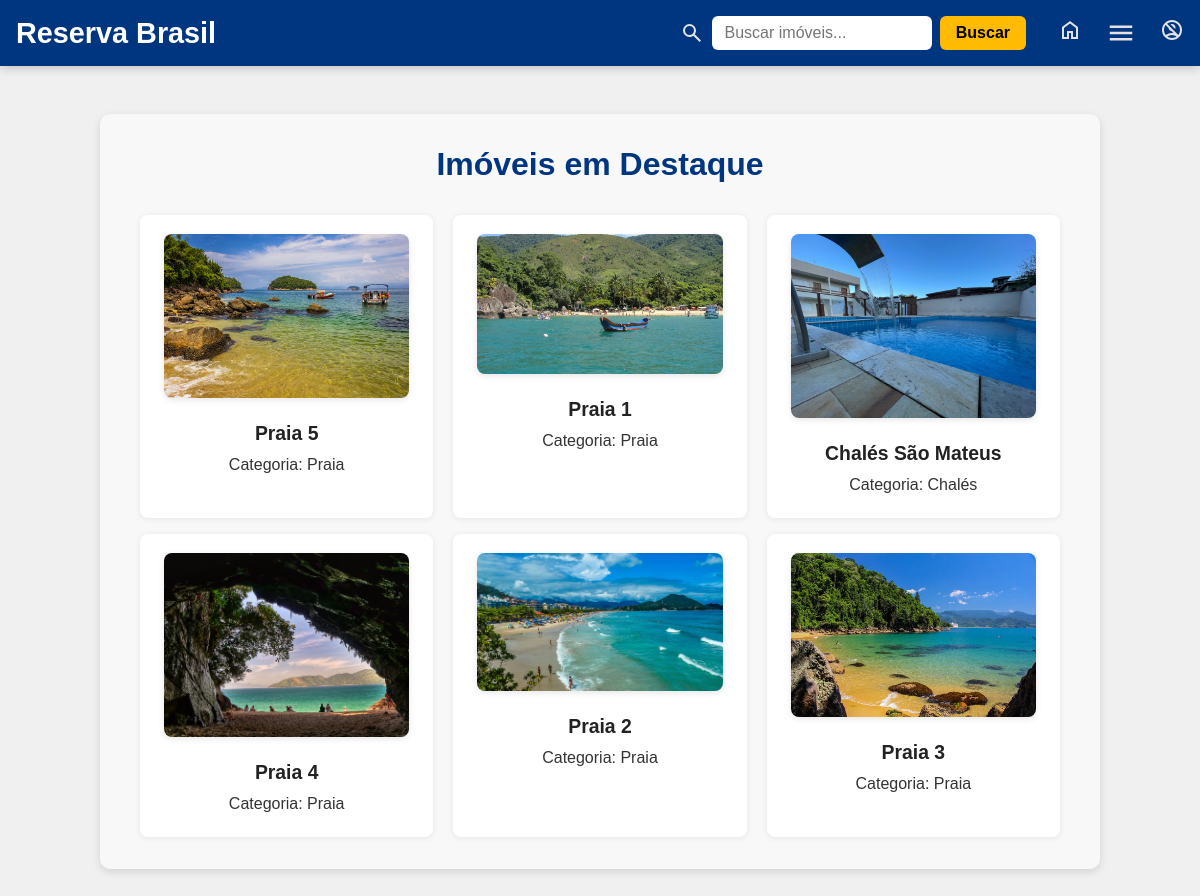
The page / on the database its author committed.
### core/models.py (models this page shows, shortened)
class Property(models.Model):
    owner = models.ForeignKey(
        User,
        on_delete=models.CASCADE,
        null=True,
        blank=True,
        related_name="properties"
    )
    image = models.ImageField(null=True, blank=True)
    name = models.CharField(max_length=200)
    id_property = models.AutoField(primary_key=True)
    price = models.DecimalField(max_digits=10, decimal_places=2, null=True, blank=True)
    rate = models.DecimalField(max_digits=10, decimal_places=2, null=True, blank=True)
    active = models.BooleanField(default=True)
    category = models.ForeignKey(Category, null=True, blank=True, on_delete=models.SET_NULL)
    typeProperty = models.ForeignKey(Type, null=True, blank=True, on_delete=models.SET_NULL)
    description = models.TextField(max_length=800, null=True, blank=True)

class Category(models.Model):
    name = models.CharField(max_length=200)

### core/views.py (the view)
# urls.py: path('', homepage, name='homepage'),
def homepage(request):
    properties = list(Property.objects.filter(active=True))
    random.shuffle(properties)
    propertyResults = properties[::]
    return render(request, 'homepage.html', {'propertyResults': propertyResults})

### core/templates/homepage.html (shortened to what this page needs)
{% load static %}
<!DOCTYPE html>
<html lang="pt-br">
    <head>
        <link rel="stylesheet" href="{% static 'css/homepage.css' %}" />
    </head>
    <body>
        {% include 'base.html' %}
        <div class="results-container">
            <h2>Imóveis em Destaque</h2>
            {% if propertyResults %}
            <ul class="property-list">
                {% for property in propertyResults %}
                <li class="property-item">
                    {% if property.image %}
                    <img
                        src="{{ property.image.url }}"
                        alt="{{ property.name }}"
                        class="property-image"
                    />
                    {% endif %}
                    <a href="{% url 'propertyDetail' property.id_property %}"
                        >{{ property.name }}</a
                    >
                    {% if property.category %}
                    <p>Categoria: {{ property.category.name }}</p>
                    {% endif %}
                </li>
                {% endfor %}
            </ul>
            {% else %}
            <p class="no-result">Nenhum imóvel encontrado.</p>
            {% endif %}
        </div>
    </body>
</html>

### core/static/css/homepage.css (style rules this page uses)
.results-container { max-width: 1000px; margin: 3rem auto; padding: 2rem 2.5rem; background-color: #f8f8f8; border-radius: 10px; box-shadow: 0 3px 8px rgba(0, 0, 0, 0.12); text-align: center; font-family: Arial, sans-serif; }
.results-container h2 { margin-bottom: 2rem; font-size: 2rem; color: #003580; }
.property-list { list-style: none; padding: 0; margin: 0; display: grid; grid-template-columns: repeat(auto-fit, minmax(280px, 1fr)); gap: 16px 20px; text-align: left; }
.property-item { padding: 1.2rem 1.5rem; background-color: white; border-radius: 8px; margin-bottom: 0; box-shadow: 0 1px 6px rgba(0, 0, 0, 0.08); font-size: 1.1rem; display: flex; flex-direction: column; align-items: center; }
.property-image { width: 100%; max-width: 300px; height: auto; object-fit: cover; border-radius: 8px; margin: 0 auto 1.5rem auto; display: block; box-shadow: 0 2px 6px rgba(0, 0, 0, 0.1); }
.property-item a { text-decoration: none; color: #222; font-size: 1.1em; font-weight: 600; display: inline-block; margin-bottom: 6px; transition: color 0.3s ease; text-align: center; width: 100%; }
.property-item p { margin: 0.3rem 0; color: #333; font-size: 1rem; }

### core/static/css/base.css (style rules this page uses)
* { margin: 0; padding: 0; box-sizing: border-box; }
html, body { width: 100%; font-family: Arial, sans-serif; background-color: #f0f0f0; }

### rows shown on the page
Property: image (picture), name "Praia 5", category.name "Praia"
Property: image (picture), name "Praia 1", category.name "Praia"
Property: image (picture), name "Chalés São Mateus", category.name "Chalés"
Property: image (picture), name "Praia 4", category.name "Praia"
Property: image (picture), name "Praia 2", category.name "Praia"
Property: image (picture), name "Praia 3", category.name "Praia"
